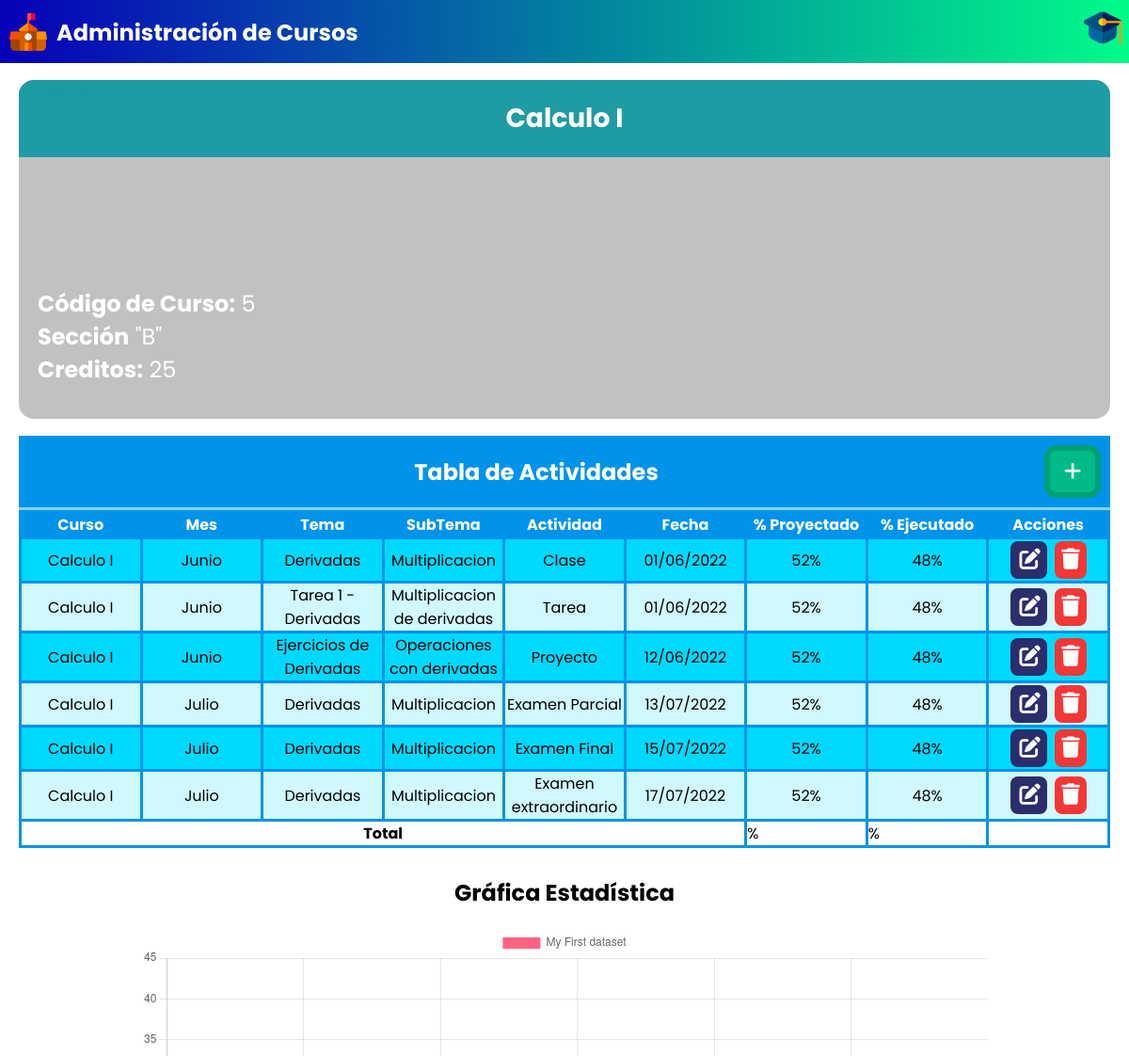
The app's page /?p=detalle-curso&idCurso=5 (upper part), older data.
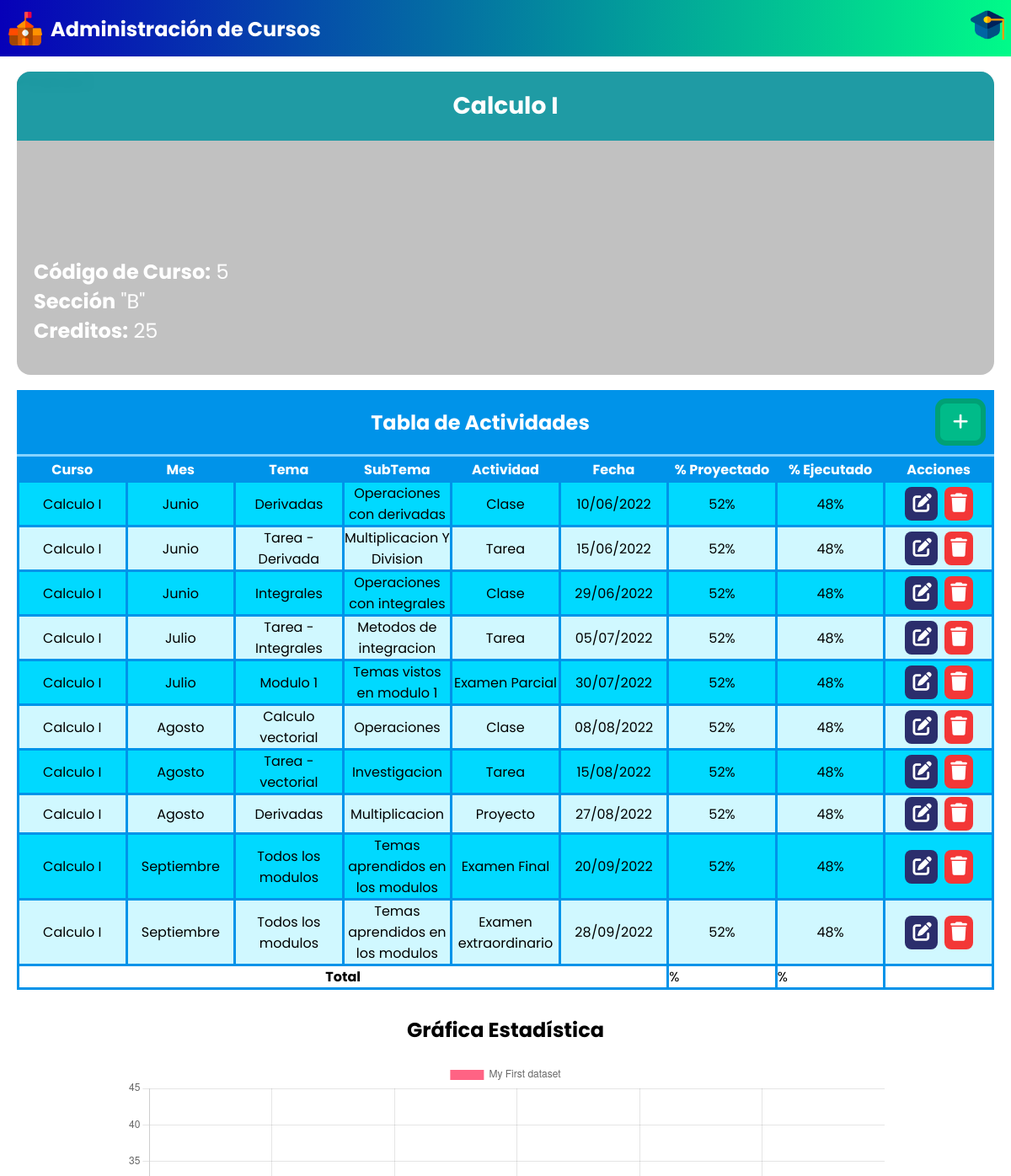
The same page, newer data.
### tables this page shows
CREATE TABLE `actividad` (
  `id_actividad` int(11) NOT NULL,
  `tema` varchar(100) DEFAULT NULL,
  `subtema` varchar(100) DEFAULT NULL,
  `descripcion` varchar(500) DEFAULT NULL,
  `punteo` float DEFAULT NULL,
  `completado` int(11) DEFAULT NULL,
  `fecha_inicio` date DEFAULT NULL,
  `fecha_entrega` date DEFAULT NULL,
  `fecha_disponible` date DEFAULT NULL,
  `id_curso` int(11) DEFAULT NULL,
  `id_tipo_actividad` int(11) DEFAULT NULL
);

CREATE TABLE `curso` (
  `id_curso` int(11) NOT NULL,
  `nombre` varchar(75) DEFAULT NULL,
  `creditos` int(11) DEFAULT NULL,
  `seccion` char(1) DEFAULT NULL,
  `imagen` varchar(255) NOT NULL
);

CREATE TABLE `tipo_actividad` (
  `id_tipo_actividad` int(11) NOT NULL,
  `nombre_tipo` varchar(75) DEFAULT NULL
);

### configs/funciones.php (called while the page is built, shortened)
<?php
    function obtenerMes($fecha) {
        $meses = ['Enero','Febrero','Marzo','Abril','Mayo','Junio','Julio','Agosto','Septiembre','Octubre','Noviembre','Diciembre'];
        $subFecha = explode("-",$fecha);
        $numeroMes = (int)$subFecha[1];
        $mes = $meses[$numeroMes-1];
        return $mes;
    }
    function fechaEs($fecha){
		$e = explode("-",$fecha);
		$year = $e[0];
		$month = $e[1];
		$day = $e[2];
		return $day."/".$month."/".$year;
	}
    ?>

### modulos/detalle-curso.php (the view, shortened to what the changed rows need)
<?php
    $link = conectarBD();
    $query = "SELECT * FROM curso WHERE id_curso = $idCurso";
    $q = mysqli_query($link, $query);
    $rc = mysqli_fetch_array($q);
    $query2 = "SELECT * FROM actividad WHERE id_curso = $idCurso";
    $q2 = mysqli_query($link, $query2);
?>
<!DOCTYPE html>
<html lang="en">
<head>
</head>
<body>
    <div class="detalle-curso-container">
        <div class="container-tabla-actividades-curso">
            <table class="tabla-actividades-curso">
                <thead>
                    <tr>
                        <th>Curso</th>
                        <th>Mes</th>
                        <th>Tema</th>
                        <th>SubTema</th>
                        <th>Actividad</th>
                        <th>Fecha</th>
                        <th>% Proyectado</th>
                        <th>% Ejecutado</th>
                        <th>Acciones</th>
                    </tr>
                </thead>
                <tbody>
                    <?php
                        while($ra = mysqli_fetch_array($q2)) {
                            $query3 = "SELECT * FROM tipo_actividad WHERE id_tipo_actividad = ".$ra['id_tipo_actividad'];
                            $q3 = mysqli_query($link, $query3);
                            $rta = mysqli_fetch_array($q3);
                            $mes = obtenerMes($ra['fecha_inicio']);
                            $fecha = fechaEs($ra['fecha_inicio']);
                    ?>
                        <tr>
                            <td><?= $rc['nombre'] ?></td>
                            <td><?= $mes ?></td>
                            <td><?= $ra['tema'] ?></td>
                            <td><?= $ra['subtema'] ?></td>
                            <td><?= $rta['nombre_tipo'] ?></td>
                            <td><?= $fecha ?></td>
                            <td>52%</td>
                            <td>48%</td>
                            <td>
                                <div class="acciones-btn-actividades">
                                    <button class="edit-activity-btn" alt="Editar Actividad">
                                        <i class="fas fa-edit"></i>
                                    </button>
                                    <button class="delete-activity-btn" alt="Eliminar Actividad">
                                        <i class="fas fa-trash"></i>
                                    </button>
                                </div>
                            </td>
                        </tr>
                    <?php
                        }
                    ?>
                </tbody>
                <tfoot>
                    <tr>
                        <th scope="row" colspan="6">Total</th>
                    </tr>
                </tfoot>
            </table>
        </div>
        <h2 class="titulo-grafica">Gráfica Estadística</h2>
    </div>
    <script>
        const labels = [
            'January',
            'February',
            'March',
            'April',
            'May',
            'June',
        ];
        const data = {
            labels: labels,
            datasets: [{
            label: 'My First dataset',
            backgroundColor: 'rgb(255, 99, 132)',
            borderColor: 'rgb(255, 99, 132)',
            data: [0, 10, 5, 2, 20, 30, 45],
            }]
        };
        const config = {
            type: 'bar',
            data: data,
            options: {}
        };
        const myChart = new Chart(
            document.getElementById('myChart'),
            config
        );
    </script>
</body>
</html>

Row changes from the older to the newer data that the page shows:
no longer on this page (row edited): actividad: id_curso.nombre "Calculo I", fecha_inicio "Junio", tema "Derivadas", subtema "Multiplicacion", id_tipo_actividad.nombre_tipo "Clase", fecha_inicio "01/06/2022"
no longer on this page (row edited): actividad: id_curso.nombre "Calculo I", fecha_inicio "Junio", tema "Tarea 1 - Derivadas", subtema "Multiplicacion de derivadas", id_tipo_actividad.nombre_tipo "Tarea", fecha_inicio "01/06/2022"
no longer on this page (row edited): actividad: id_curso.nombre "Calculo I", fecha_inicio "Junio", tema "Ejercicios de Derivadas", subtema "Operaciones con derivadas", id_tipo_actividad.nombre_tipo "Proyecto", fecha_inicio "12/06/2022"
no longer on this page (row edited): actividad: id_curso.nombre "Calculo I", fecha_inicio "Julio", tema "Derivadas", subtema "Multiplicacion", id_tipo_actividad.nombre_tipo "Examen Parcial", fecha_inicio "13/07/2022"
no longer on this page (row edited): actividad: id_curso.nombre "Calculo I", fecha_inicio "Julio", tema "Derivadas", subtema "Multiplicacion", id_tipo_actividad.nombre_tipo "Examen Final", fecha_inicio "15/07/2022"
no longer on this page (row edited): actividad: id_curso.nombre "Calculo I", fecha_inicio "Julio", tema "Derivadas", subtema "Multiplicacion", id_tipo_actividad.nombre_tipo "Examen extraordinario", fecha_inicio "17/07/2022"
added actividad: id_curso.nombre "Calculo I", fecha_inicio "Junio", tema "Derivadas", subtema "Operaciones con derivadas", id_tipo_actividad.nombre_tipo "Clase", fecha_inicio "10/06/2022"
added actividad: id_curso.nombre "Calculo I", fecha_inicio "Junio", tema "Tarea - Derivada", subtema "Multiplicacion Y Division", id_tipo_actividad.nombre_tipo "Tarea", fecha_inicio "15/06/2022"
added actividad: id_curso.nombre "Calculo I", fecha_inicio "Junio", tema "Integrales", subtema "Operaciones con integrales", id_tipo_actividad.nombre_tipo "Clase", fecha_inicio "29/06/2022"
added actividad: id_curso.nombre "Calculo I", fecha_inicio "Julio", tema "Tarea - Integrales", subtema "Metodos de integracion", id_tipo_actividad.nombre_tipo "Tarea", fecha_inicio "05/07/2022"
added actividad: id_curso.nombre "Calculo I", fecha_inicio "Julio", tema "Modulo 1", subtema "Temas vistos en modulo 1", id_tipo_actividad.nombre_tipo "Examen Parcial", fecha_inicio "30/07/2022"
added actividad: id_curso.nombre "Calculo I", fecha_inicio "Agosto", tema "Calculo vectorial", subtema "Operaciones", id_tipo_actividad.nombre_tipo "Clase", fecha_inicio "08/08/2022"
added actividad: id_curso.nombre "Calculo I", fecha_inicio "Agosto", tema "Tarea - vectorial", subtema "Investigacion", id_tipo_actividad.nombre_tipo "Tarea", fecha_inicio "15/08/2022"
added actividad: id_curso.nombre "Calculo I", fecha_inicio "Agosto", tema "Derivadas", subtema "Multiplicacion", id_tipo_actividad.nombre_tipo "Proyecto", fecha_inicio "27/08/2022"
added actividad: id_curso.nombre "Calculo I", fecha_inicio "Septiembre", tema "Todos los modulos", subtema "Temas aprendidos en los modulos", id_tipo_actividad.nombre_tipo "Examen Final", fecha_inicio "20/09/2022"
added actividad: id_curso.nombre "Calculo I", fecha_inicio "Septiembre", tema "Todos los modulos", subtema "Temas aprendidos en los modulos", id_tipo_actividad.nombre_tipo "Examen extraordinario", fecha_inicio "28/09/2022"
